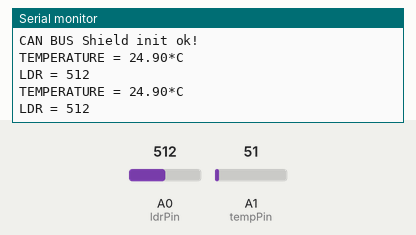
Recording of a sketch running on a simulated Arduino Uno, built with avr-gcc and run on an emulated ATmega328P. On the bench: the last lines printed to the serial monitor. The inputs (shaded band) are chosen by the test bench; at power-on: A1 (tempPin) = 51, A0 (ldrPin) = 512.

Above: at 5.8 s.
5.9 s: A1 (tempPin) set to 61
At 11.5 s:
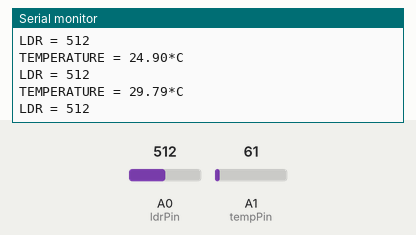
11.9 s: A0 (ldrPin) set to 716
At 15.3 s:
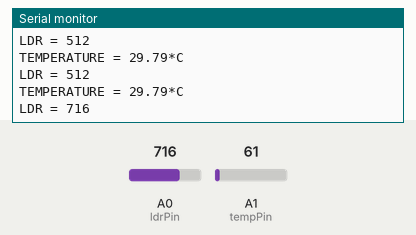
17.9 s: A1 (tempPin) set to 71
At 20.4 s:
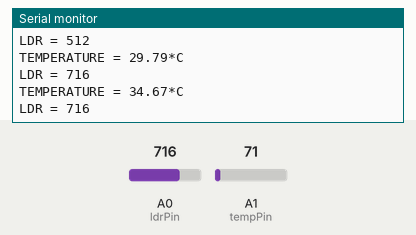
23.9 s: A0 (ldrPin) set to 900
At 25.4 s:
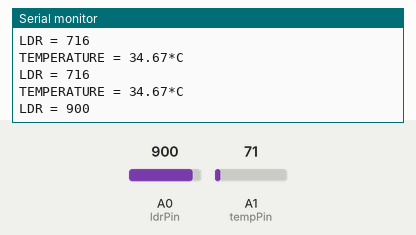
Timing chart, 0 to 26.9 s (numbered marks = the images above; inputs shaded):
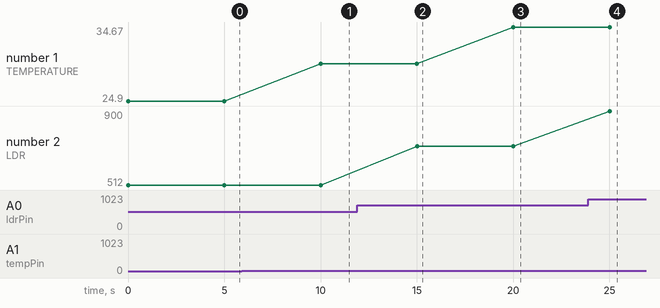

Measured:
- after the input at 5.9 s, the serial monitor: prints a new line after 4.1 s (image 1)
- after the input at 11.9 s, the serial monitor: prints a new line after 3.1 s (image 2)
- after the input at 17.9 s, the serial monitor: prints a new line after 2.1 s (image 3)
- after the input at 23.9 s, the serial monitor: prints a new line after 1.1 s (image 4)
- plotted number 1: 24.9 → 29.79 after the input at 5.9 s, 29.79 → 34.67 after the input at 17.9 s
- plotted number 2: 512 → 716 after the input at 11.9 s, 716 → 900 after the input at 23.9 s

The sketch:

send.ino
```cpp
#include <mcp_can_dfs.h>
#include <mcp_can.h>
#include <SPI.h>
#include <math.h>

// the cs pin of the version after v1.1 is default to D9
// v0.9b and v1.0 is default D10
const int SPI_CS_PIN = 9;

int tempVal, ldrVal;
int ldrPin = 0;
int tempPin = 1;

MCP_CAN CAN(SPI_CS_PIN);                                    // Set CS pin

/*
 * Sets the CAN BUS shield up
 */
void setup()
{
    Serial.begin(57600);

    while (CAN_OK != CAN.begin(CAN_500KBPS))              // init can bus : baudrate = 500k
    {
        Serial.println("CAN BUS Shield init fail");
        Serial.println(" Init CAN BUS Shield again");
        delay(500);
    }
    Serial.println("CAN BUS Shield init ok!");

}

/*
 * Send collected data within 5 seconds interval
 */
void loop()
{
    temperature();
    ldr();
    delay(5000);
}

/*
 * Gets temperature value and converts it into Celcius degree
 * Sends the sensor data over CAN bus
*/
void temperature()
{
    tempVal = analogRead(tempPin);
    float mv = ( tempVal/1024.0)*5000;
    float cel = mv/10;
    float farh = (cel*9)/5 + 32;

    unsigned long celToInt=(int)(cel*100);
    unsigned char bytes[4];

    bytes[0] = (celToInt >> 24) & 0xFF;
    bytes[1] = (celToInt >> 16) & 0xFF;
    bytes[2] = (celToInt >> 8) & 0xFF;
    bytes[3] = celToInt & 0xFF;

    CAN.sendMsgBuf(0x00, 0, 4, bytes);

    Serial.print("TEMPERATURE = ");
    Serial.print(cel);
    Serial.print("*C");
    Serial.println();
}

/*
 * Gets analod LDR value
 * Sends the sensor data over CAN bus
 */
void ldr()
{
    ldrVal = analogRead(ldrPin);

    unsigned long ldrToInt=(int)(ldrVal);
    unsigned char bytes[4];

    bytes[0] = (ldrToInt >> 24) & 0xFF;
    bytes[1] = (ldrToInt >> 16) & 0xFF;
    bytes[2] = (ldrToInt >> 8) & 0xFF;
    bytes[3] = ldrToInt & 0xFF;

    CAN.sendMsgBuf(0x01, 0, 4, bytes);

    Serial.print("LDR = ");
    Serial.print(ldrVal);
    Serial.println();
}

// END FILE
```
